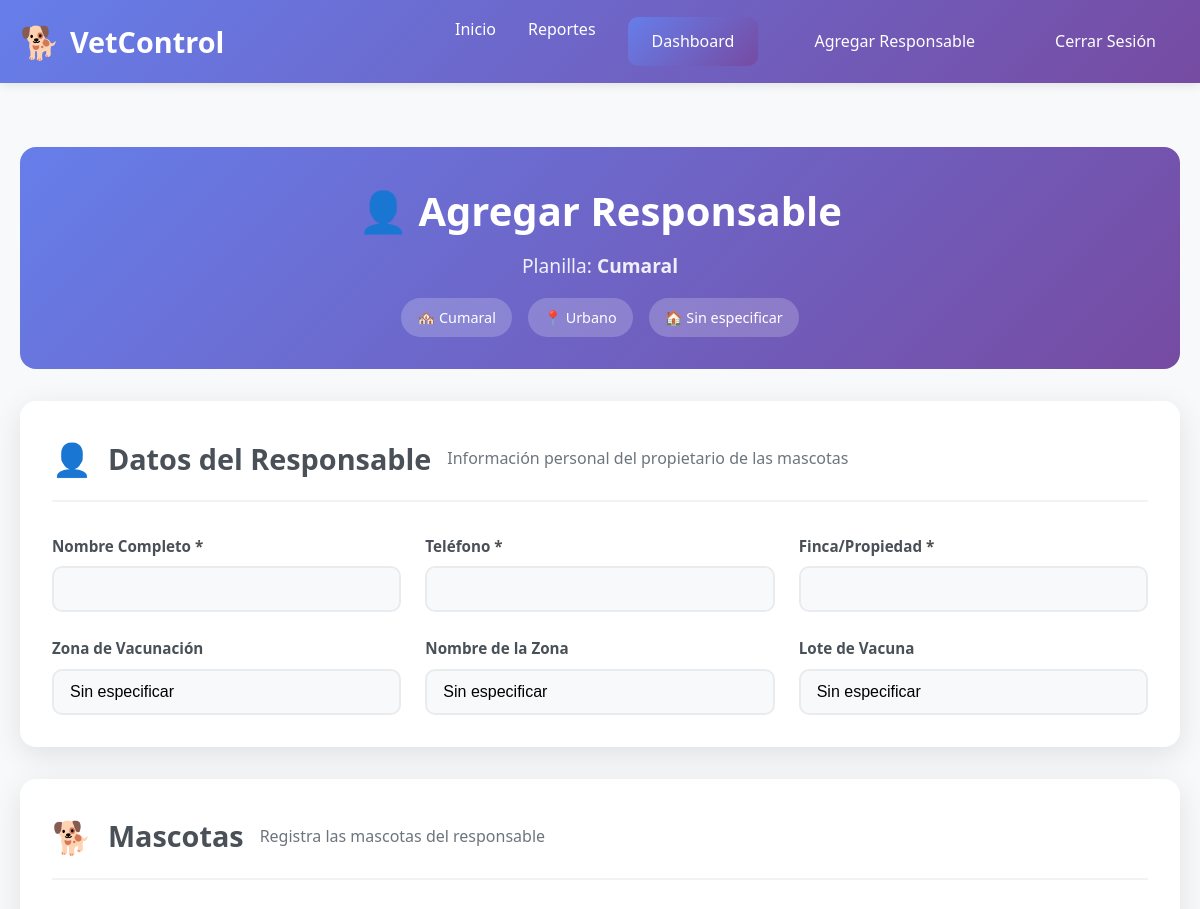
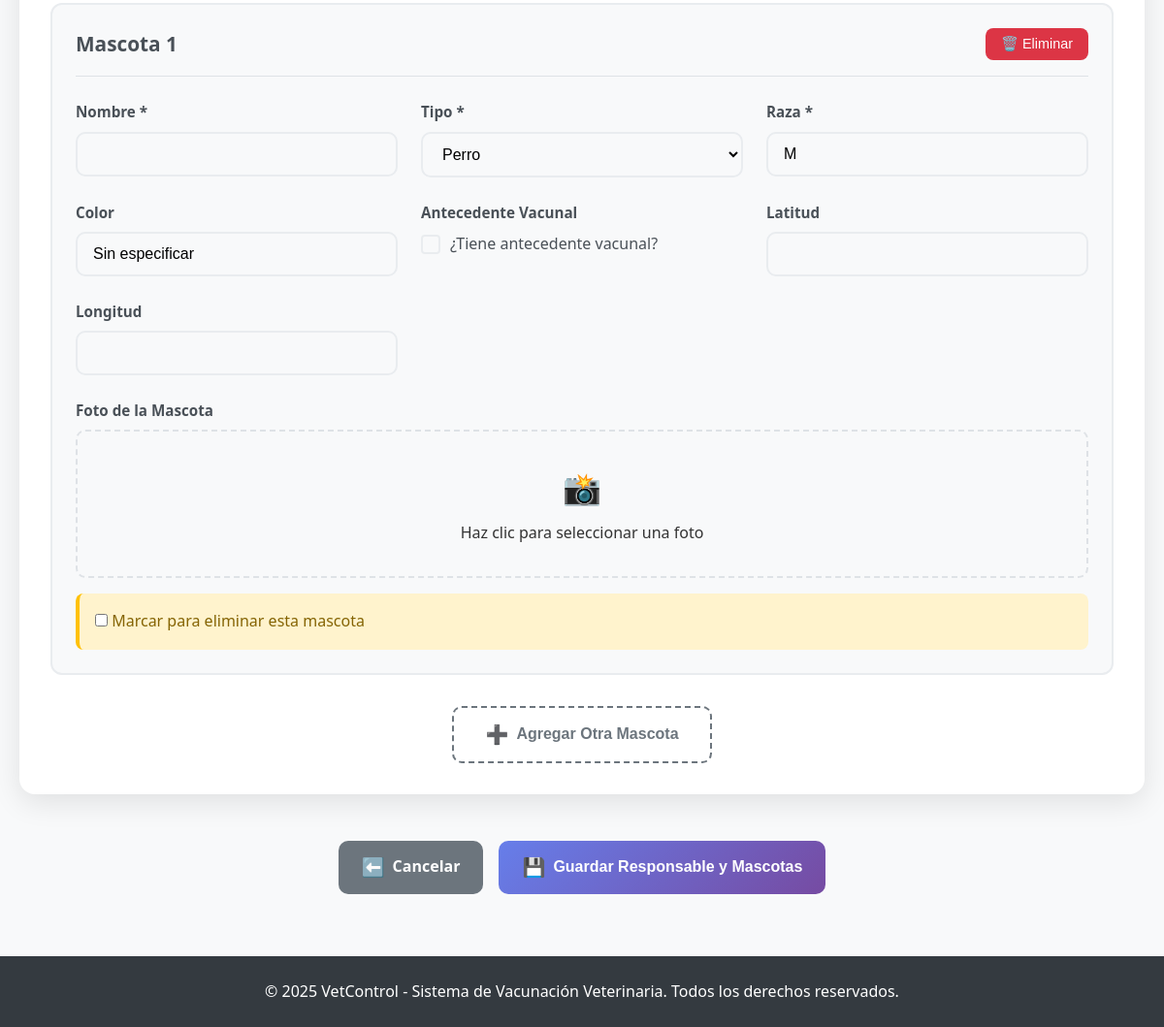
/api/planillas/1/responsable/nuevo/ (signed in), run on the app's committed database (2 pictures, top to bottom).
### api/models.py (models this page shows, shortened)
class Planilla(models.Model):
    TIPO_ZONA_CHOICES = [
        ('urbano', 'Urbano'),
        ('rural', 'Rural'),
    ]
    nombre = models.CharField(max_length=100)
    assigned_to = models.ForeignKey(
        settings.AUTH_USER_MODEL,
        on_delete=models.CASCADE,
        related_name='planillas',
        help_text='Vacunador que creó la planilla'
    )
    tecnico_asignado = models.ForeignKey(
        settings.AUTH_USER_MODEL,
        on_delete=models.SET_NULL,
        related_name='planillas_asignadas',
        null=True,
        blank=True,
        help_text='Técnico asignado para revisar la planilla'
    )
    vacunadores_adicionales = models.ManyToManyField(
        settings.AUTH_USER_MODEL,
        related_name='planillas_como_vacunador_adicional',
        blank=True,
        limit_choices_to={'tipo_usuario': 'vacunador'},
        help_text='Vacunadores adicionales asignados a esta planilla'
    )
    tecnicos_adicionales = models.ManyToManyField(
        settings.AUTH_USER_MODEL,
        related_name='planillas_como_tecnico_adicional',
        blank=True,
        limit_choices_to={'tipo_usuario': 'tecnico'},
        help_text='Técnicos adicionales asignados para revisar esta planilla'
    )
    municipio = models.CharField(max_length=100, default="Sin especificar", help_text="Nombre del municipio")
    urbano_rural = models.CharField(max_length=10, choices=TIPO_ZONA_CHOICES, default="urbano", help_text="Tipo de zona: urbano o rural")
    centro_poblado_vereda_barrio = models.CharField(max_length=100, default="Sin especificar", help_text="Centro poblado, vereda o barrio")
    zona = models.CharField(max_length=100, default="Sin especificar", help_text="Zona específica")
    creada = models.DateTimeField(auto_now_add=True)
    class Meta:
        verbose_name = "Municipio"
        verbose_name_plural = "Municipios"

### api/views.py (the view)
def crear_responsable_con_mascotas(request, planilla_id):
    planilla = get_object_or_404(Planilla, id=planilla_id)
    if request.method == 'POST':
        form = ResponsableForm(request.POST)
        formset = MascotaFormSet(request.POST, request.FILES)
        if form.is_valid() and formset.is_valid():
            responsable = form.save(commit=False)
            responsable.planilla = planilla
            responsable.save()
            formset.instance = responsable
            formset.save()
            return redirect('detalle_planilla', pk=planilla.id)  # o a donde quieras
    else:
        form = ResponsableForm()
        formset = MascotaFormSet()
    return render(request, 'api/responsable_form.html', {
        'form': form,
        'formset': formset,
        'planilla': planilla
    })

### api/forms.py
class ResponsableForm(forms.ModelForm):
    class Meta:
        model = Responsable
        fields = [
            'nombre', 'telefono', 'finca',
            'zona', 'nombre_zona', 'lote_vacuna'
        ]
        widgets = {
            'zona': forms.TextInput(attrs={'placeholder': 'Ej. Norte'}),
            'lote_vacuna': forms.TextInput(attrs={'placeholder': 'Ej. Lote 123'}),
        }

### api/templates/api/responsable_form.html (shortened to what this page needs)
{% extends "api/base.html" %}
{% block content %}
<div class="responsable-form-container">
  <div class="form-header">
    <div class="header-content">
      <h1>👤 Agregar Responsable</h1>
      <p>Planilla: <strong>{{ planilla.nombre }}</strong></p>
      <div class="planilla-info">
        <span class="info-badge">🏘️ {{ planilla.municipio }}</span>
        <span class="info-badge">📍 {{ planilla.urbano_rural|title }}</span>
        <span class="info-badge">🏠 {{ planilla.centro_poblado_vereda_barrio }}</span>
      </div>
    </div>
  </div>
  <form method="post" enctype="multipart/form-data" id="responsable-form" class="responsable-form">
    <div class="form-section">
      <div class="section-header">
        <div class="section-icon">👤</div>
        <h2>Datos del Responsable</h2>
        <p>Información personal del propietario de las mascotas</p>
      </div>
      <div class="form-grid">
        <div class="form-group">
          <label for="{{ form.nombre.id_for_label }}">Nombre Completo *</label>
          {{ form.nombre }}
        </div>
        <div class="form-group">
          <label for="{{ form.telefono.id_for_label }}">Teléfono *</label>
          {{ form.telefono }}
        </div>
        <div class="form-group">
          <label for="{{ form.finca.id_for_label }}">Finca/Propiedad *</label>
          {{ form.finca }}
        </div>
        <div class="form-group">
          <label for="{{ form.zona.id_for_label }}">Zona de Vacunación</label>
          {{ form.zona }}
        </div>
        <div class="form-group">
          <label for="{{ form.nombre_zona.id_for_label }}">Nombre de la Zona</label>
          {{ form.nombre_zona }}
        </div>
        <div class="form-group">
          <label for="{{ form.lote_vacuna.id_for_label }}">Lote de Vacuna</label>
          {{ form.lote_vacuna }}
        </div>
      </div>
    </div>
    <div class="form-section">
      <div class="section-header">
        <div class="section-icon">🐕</div>
        <h2>Mascotas</h2>
        <p>Registra las mascotas del responsable</p>
      </div>
      <div id="mascotas-container">
        {% for subform in formset %}
        <div class="mascota-card" data-index="{{ forloop.counter0 }}">
          <div class="mascota-header">
            <h3>Mascota {{ forloop.counter }}</h3>
            {% if formset.can_delete %}
            <button type="button" class="btn-remove-mascota" onclick="removeMascota(this)">
              🗑️ Eliminar
            </button>
            {% endif %}
          </div>
          <div class="mascota-content">
            <div class="form-grid">
              <div class="form-group">
                <label for="{{ subform.nombre.id_for_label }}">Nombre *</label>
                {{ subform.nombre }}
              </div>
              <div class="form-group">
                <label for="{{ subform.tipo.id_for_label }}">Tipo *</label>
                {{ subform.tipo }}
              </div>
              <div class="form-group">
                <label for="{{ subform.raza.id_for_label }}">Raza *</label>
                {{ subform.raza }}
              </div>
              <div class="form-group">
                <label for="{{ subform.color.id_for_label }}">Color</label>
                {{ subform.color }}
              </div>
              <div class="form-group">
                <label for="{{ subform.antecedente_vacunal.id_for_label }}">Antecedente Vacunal</label>
                <div class="checkbox-wrapper">
                  <span class="checkmark"></span>
                  <span class="checkbox-label">¿Tiene antecedente vacunal?</span>
                </div>
              </div>
              <div class="form-group">
                <label for="{{ subform.latitud.id_for_label }}">Latitud</label>
                {{ subform.latitud }}
              </div>
              <div class="form-group">
                <label for="{{ subform.longitud.id_for_label }}">Longitud</label>
                {{ subform.longitud }}
              </div>
              <div class="form-group full-width">
                <label for="{{ subform.foto.id_for_label }}">Foto de la Mascota</label>
                <div class="file-upload-wrapper">
                  <div class="file-upload-placeholder">
                    <span class="upload-icon">📸</span>
                    <span>Haz clic para seleccionar una foto</span>
                  </div>
                </div>
              </div>
            </div>
            {% if formset.can_delete %}
            <div class="delete-checkbox">
              {{ subform.DELETE }}
              <label for="{{ subform.DELETE.id_for_label }}">
                Marcar para eliminar esta mascota
              </label>
            </div>
            {% endif %}
          </div>
        </div>
        {% endfor %}
      </div>
      <div class="add-mascota-section">
        <button type="button" id="add-mascota-btn" class="btn-add-mascota">
          <span class="btn-icon">➕</span>
          Agregar Otra Mascota
        </button>
      </div>
    </div>
    <div class="form-actions">
      <a href="{% url 'elegir_planilla' %}" class="btn btn-secondary">
        <span class="btn-icon">⬅️</span>
        Cancelar
      </a>
      <button type="submit" class="btn btn-primary">
        <span class="btn-icon">💾</span>
        Guardar Responsable y Mascotas
      </button>
    </div>
  </form>
</div>
{% endblock %}

### api/templates/api/base.html (style rules this page uses)
* { margin: 0; padding: 0; box-sizing: border-box; }
body { font-family: 'Segoe UI', Tahoma, Geneva, Verdana, sans-serif; line-height: 1.6; color: #333; background-color: #f8f9fa; }
.btn { display: inline-block; padding: 12px 24px; border-radius: 8px; text-decoration: none; font-weight: 500; transition: all 0.3s; border: none; cursor: pointer; font-size: 1rem; }
.btn-primary { background: linear-gradient(135deg, #667eea 0%, #764ba2 100%); color: white; }
.btn-secondary { background: #6c757d; color: white; }

### api/templates/api/responsable_form.html (style rules this page uses)
.responsable-form-container { max-width: 1200px; margin: 0 auto; padding: 2rem 0; }
.form-header { background: linear-gradient(135deg, #667eea 0%, #764ba2 100%); color: white; border-radius: 16px; padding: 2rem; margin-bottom: 2rem; text-align: center; }
.header-content h1 { font-size: 2.5rem; margin-bottom: 0.5rem; font-weight: bold; }
.header-content p { font-size: 1.2rem; margin-bottom: 1rem; opacity: 0.9; }
.planilla-info { display: flex; gap: 1rem; justify-content: center; flex-wrap: wrap; }
.info-badge { background: rgba(255, 255, 255, 0.2); padding: 0.5rem 1rem; border-radius: 20px; font-size: 0.9rem; font-weight: 500; }
.form-section { background: white; border-radius: 16px; box-shadow: 0 8px 30px rgba(0, 0, 0, 0.1); padding: 2rem; margin-bottom: 2rem; }
.section-header { display: flex; align-items: center; gap: 1rem; margin-bottom: 2rem; padding-bottom: 1rem; border-bottom: 2px solid #f1f3f4; }
.section-icon { font-size: 2rem; }
.section-header h2 { font-size: 1.8rem; color: #495057; margin: 0; }
.section-header p { color: #6c757d; margin: 0; font-size: 1rem; }
.form-grid { display: grid; grid-template-columns: repeat(auto-fit, minmax(300px, 1fr)); gap: 1.5rem; }
.form-group { display: flex; flex-direction: column; }
.form-group.full-width { grid-column: 1 / -1; }
.form-group label { font-weight: 600; color: #495057; margin-bottom: 0.5rem; font-size: 0.95rem; }
.form-group input, .form-group select, .form-group textarea { padding: 12px 16px; border: 2px solid #e9ecef; border-radius: 10px; font-size: 1rem; transition: all 0.3s; background: #f8f9fa; }
.mascota-card { background: #f8f9fa; border-radius: 12px; padding: 1.5rem; margin-bottom: 1.5rem; border: 2px solid #e9ecef; transition: all 0.3s; }
.mascota-header { display: flex; justify-content: space-between; align-items: center; margin-bottom: 1.5rem; padding-bottom: 1rem; border-bottom: 1px solid #dee2e6; }
.mascota-header h3 { font-size: 1.3rem; color: #495057; margin: 0; }
.btn-remove-mascota { background: #dc3545; color: white; border: none; padding: 8px 16px; border-radius: 8px; font-size: 0.9rem; cursor: pointer; transition: all 0.3s; }
.checkbox-wrapper { display: flex; align-items: center; gap: 10px; cursor: pointer; }
.checkmark { width: 20px; height: 20px; border: 2px solid #e9ecef; border-radius: 4px; position: relative; transition: all 0.3s; }
.checkbox-label { font-weight: 500; color: #495057; }
.file-upload-wrapper { position: relative; cursor: pointer; }
.file-upload-placeholder { display: flex; flex-direction: column; align-items: center; gap: 0.5rem; padding: 2rem; border: 2px dashed #dee2e6; border-radius: 10px; background: #f8f9fa; transition: all 0.3s; }
.upload-icon { font-size: 2rem; }
.delete-checkbox { margin-top: 1rem; padding: 1rem; background: #fff3cd; border-radius: 8px; border-left: 4px solid #ffc107; }
.delete-checkbox label { color: #856404; font-weight: 500; cursor: pointer; }
.add-mascota-section { text-align: center; margin-top: 2rem; }
.btn-add-mascota { background: transparent; border: 2px dashed #6c757d; color: #6c757d; padding: 1rem 2rem; border-radius: 10px; font-size: 1rem; font-weight: 600; cursor: pointer; transition: all 0.3s; display: inline-flex; align-items: center; gap: 8px; }
.form-actions { display: flex; gap: 1rem; justify-content: center; margin-top: 3rem; flex-wrap: wrap; }
.btn { display: inline-flex; align-items: center; gap: 8px; padding: 12px 24px; border-radius: 10px; font-weight: 600; text-decoration: none; transition: all 0.3s; border: none; cursor: pointer; font-size: 1rem; }
.btn-primary { background: linear-gradient(135deg, #667eea 0%, #764ba2 100%); color: white; }
.btn-secondary { background: #6c757d; color: white; }
.btn-icon { font-size: 1.2rem; }
.mascota-card { animation: slideIn 0.5s ease-out; }

### data on the page
Planilla: nombre "Cumaral", municipio "Cumaral", urbano_rural "Urbano", centro_poblado_vereda_barrio "Sin especificar"
